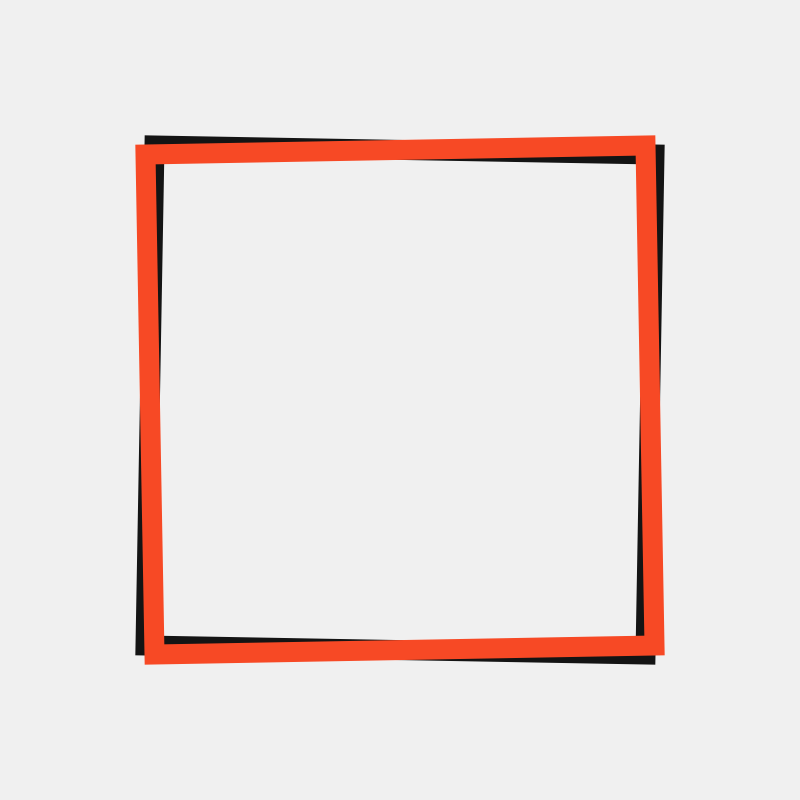
Frame 1 (no input)
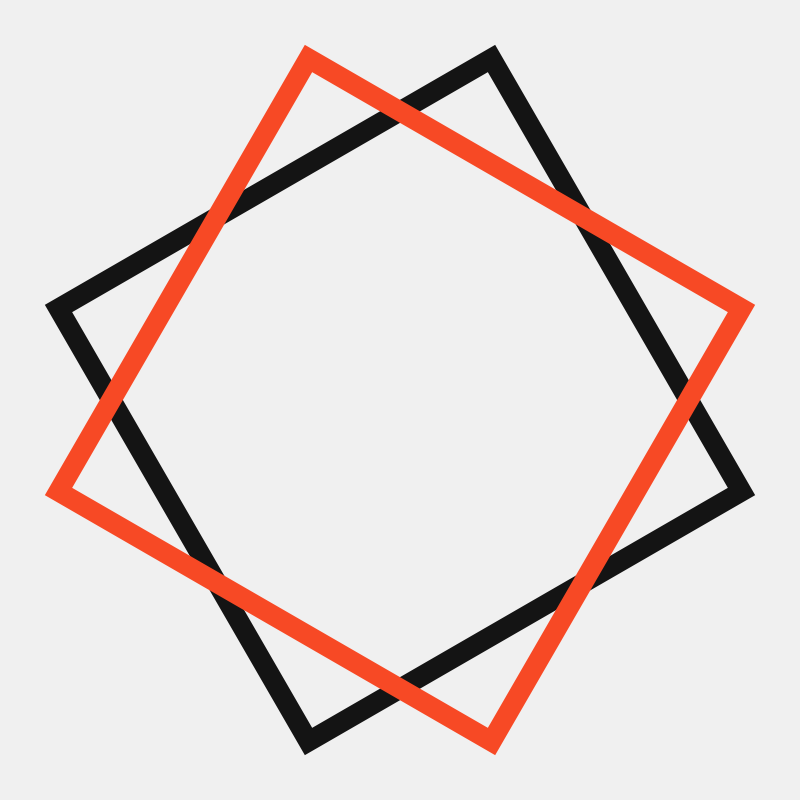
Frame 60 (the mouse pressed at the canvas centre just before this capture)
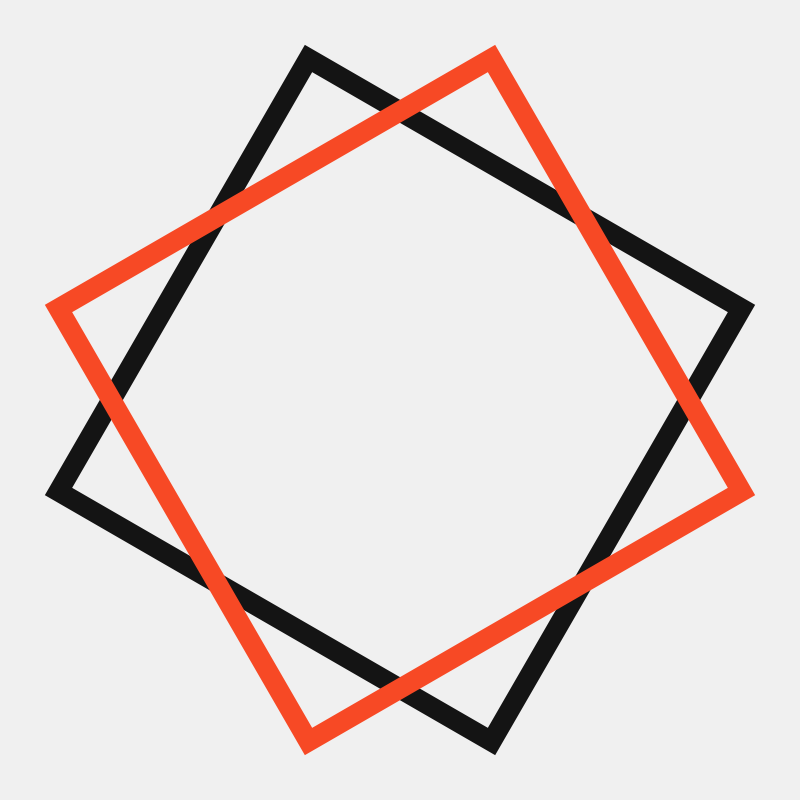
Frame 120 (the mouse held since frame 60 and released just before this capture)

The Processing sketch that drew these frames (run headless with seeded random() and noise(); from frame 60 on, the mouse is pressed at the canvas centre):

// Processing sketch: sketch_0030PushPop02
// ── sketch_0030PushPop02.pde
/*due rettangoli che ruotano nello sketch, uno in senso orario
e l'altro in senso antiorario*/

void setup() {
  size(800, 800);
}

void draw() {
  background(240);
  noFill();
  stroke(20);
  strokeWeight(20);
  rectMode(CENTER);
  //primo rettangolo
  pushMatrix();
  translate(width/2, height/2);
  rotate(radians(frameCount));
  rect(0, 0, 500, 500);
  popMatrix();
  
  //secondo rettangolo
  pushMatrix();
  stroke(#F74925);
  translate(width/2, height/2);
  rotate(radians(-frameCount));
  rect(0, 0, 500, 500);
  popMatrix();
}
